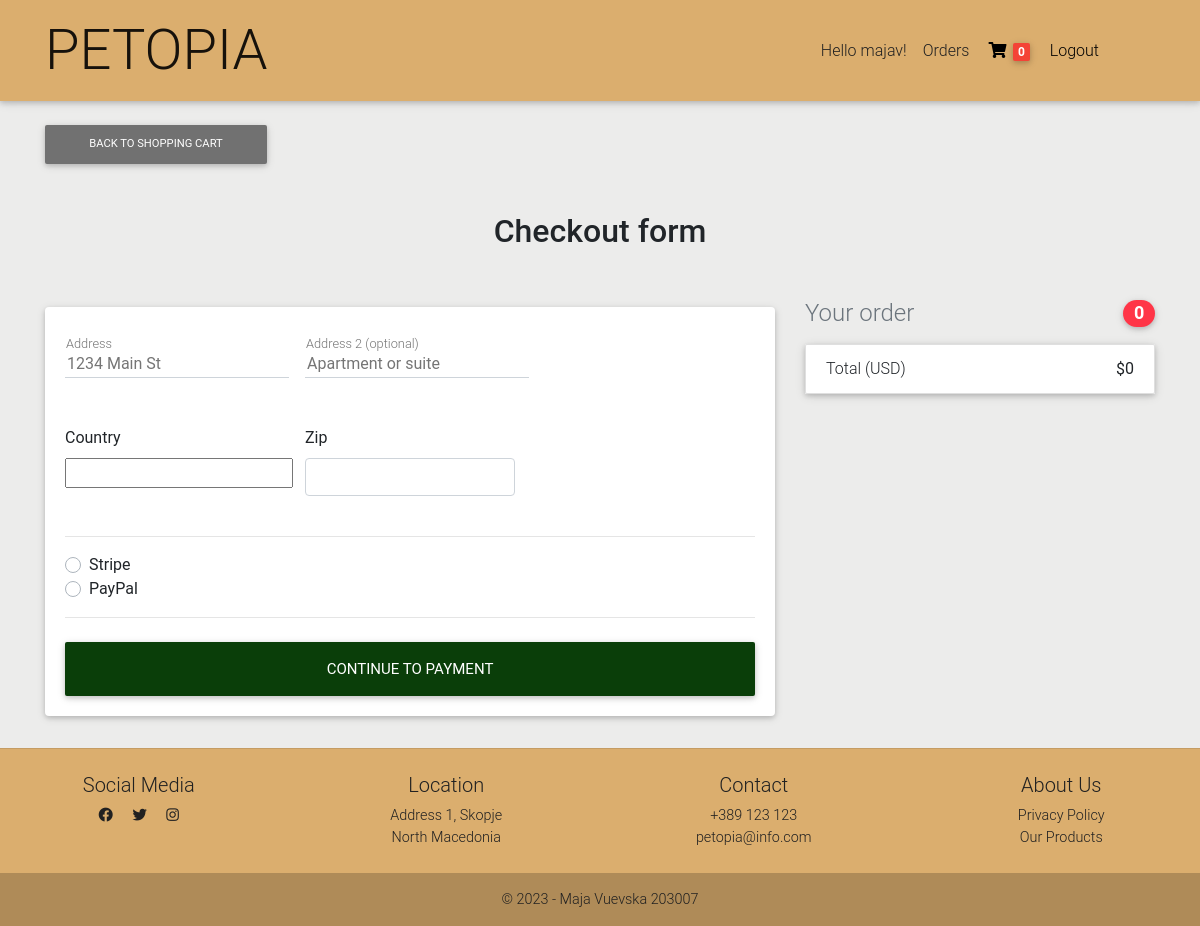
/checkout/ (signed in), run on an earlier commit of the app's database.
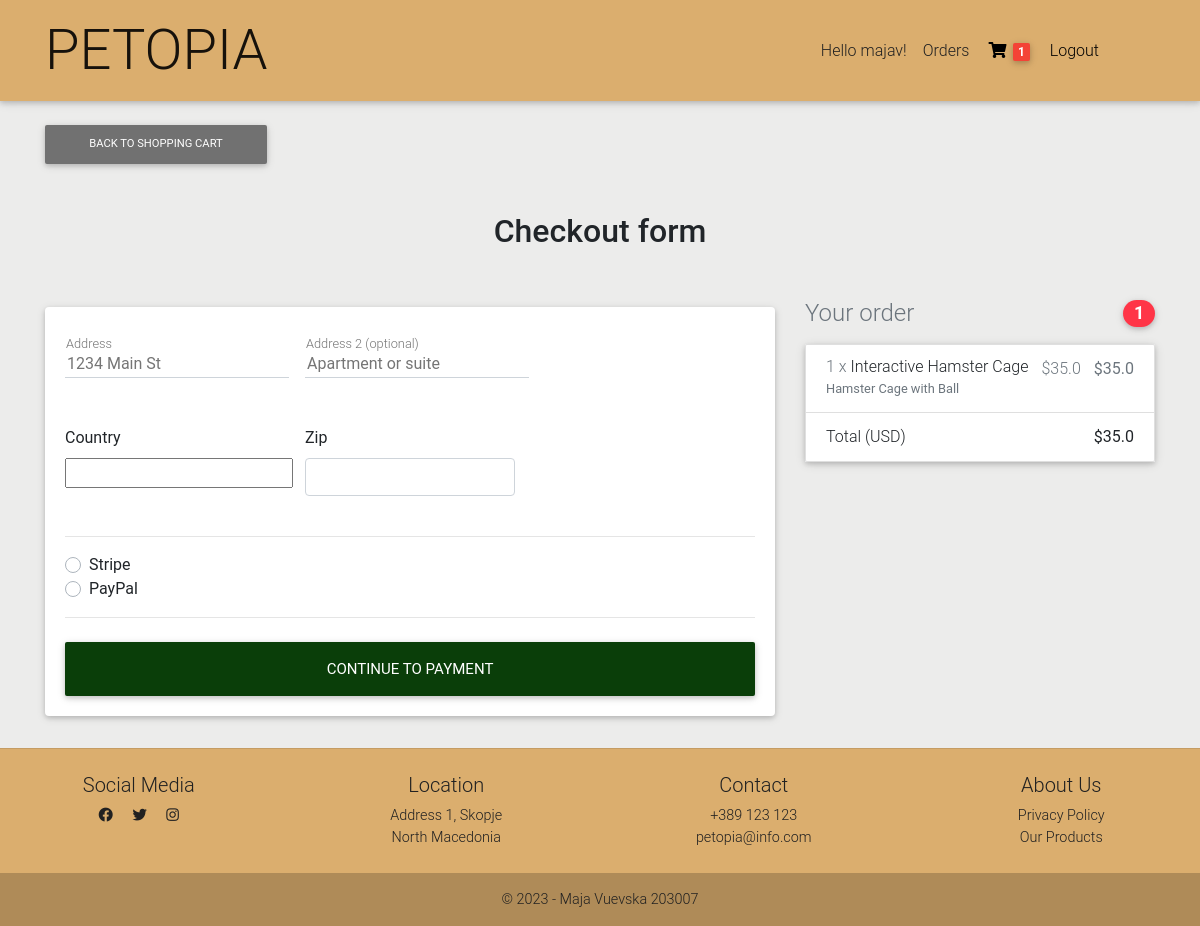
And on a later commit of the database.
### PetopiaApp/models.py (models this page shows, shortened)
class ShoppingCart(models.Model):
    user = models.ForeignKey(User, on_delete=models.CASCADE)
    date_created = models.DateTimeField(auto_now=True)
    date_ordered = models.DateTimeField(blank=True, null=True)
    ordered = models.BooleanField(default=False)
    items = models.ManyToManyField(CartItem)
    def get_total(self):
        total = 0
        for cart_item in self.items.all():
            total += cart_item.get_total_cart_item_price()
        return total
    def get_total_num_items(self):
        total = 0
        for cart_item in self.items.all():
            total += cart_item.quantity
        return total

class CartItem(models.Model):
    user = models.ForeignKey(User, on_delete=models.CASCADE, null=True, blank=True)
    product = models.ForeignKey(Product, on_delete=models.CASCADE)
    quantity = models.IntegerField(default=1)
    ordered = models.BooleanField(default=False)
    def get_total_cart_item_price(self):
        return self.quantity * self.product.price

class Product(models.Model):
    name = models.CharField(max_length=255)
    price = models.FloatField()
    image = models.ImageField(upload_to="images/product_images/", null=True)
    short_description = models.CharField(max_length=255)
    detailed_description = models.TextField()
    pet_category = models.ForeignKey(PetCategory, on_delete=models.CASCADE)
    product_category = models.CharField(max_length=10, choices=PRODUCT_CATEGORIES)
    brand = models.ForeignKey(Brand, on_delete=models.CASCADE)
    slug = models.SlugField()

### PetopiaApp/views.py (the view, shortened to what this page needs)
# urls.py: path('checkout/', checkout, name='checkout'),
@login_required(login_url="/accounts/login/?next=/")
def checkout(request):
    if request.method == 'GET':
        form = CheckoutForm()
        cart = ShoppingCart.objects.get(user=request.user, ordered=False)
        context = {'form': form, 'object': cart}
        return render(request, 'cart/checkout.html', context)

### PetopiaApp/forms.py
class CheckoutForm(forms.Form):
    street_address = forms.CharField(widget=forms.TextInput(attrs={
        'placeholder': '1234 Main St'
    }))
    apartment_address = forms.CharField(required=False, widget=forms.TextInput(attrs={
        'placeholder': 'Apartment or suite'
    }))
    country = CountryField(blank_label='(select country)').formfield(widget=CountrySelectWidget(
        attrs={'class': 'custom-select d-block w-100'})
    )
    zip = forms.CharField(widget=forms.TextInput(attrs={
        'class': 'form-control'
    }))
    same_shipping_address = forms.BooleanField(required=False)
    save_info = forms.BooleanField(required=False)
    payment_option = forms.ChoiceField(widget=forms.RadioSelect, choices=PAYMENT_CHOICES)

### PetopiaApp/templatetags/cart_template_tags.py (called while the page is built)
@register.filter
def cart_item_count(user):
    if user.is_authenticated:
        qs = ShoppingCart.objects.filter(user=user, ordered=False)
        if qs.exists():
            return qs[0].get_total_num_items()
    return 0

### PetopiaApp/templates/cart/checkout.html (shortened to what the changed rows need)
{% extends "base.html" %}
{% load cart_template_tags %}
{% block content %}
    <main class="pt-4">
        <div class="container wow fadeIn">
            <h2 class="my-5 h2 text-center">Checkout form</h2>
            <div class="row">
                <div class="col-md-8 mb-2 mt-2">
                    <div class="card">
                        <form class="card-body" method="POST">
                            <div class="d-block my-3">
                                {% for value, name in form.fields.payment_option.choices %}
                                    <div class="custom-control custom-radio">
                                        <label class="custom-control-label" for="{{ name }}">{{ name }}</label>
                                    </div>
                                {% endfor %}
                            </div>
                        </form>
                    </div>
                </div>
                <div class="col-md-4 mb-4">
                    <h4 class="d-flex justify-content-between align-items-center mb-3">
                        <span class="text-muted">Your order</span>
                        <span class="badge badge-danger badge-pill">{{ request.user|cart_item_count }}</span>
                    </h4>
                    <ul class="list-group mb-3 z-depth-1">
                        {% for item in object.items.all %}
                            <li class="list-group-item d-flex justify-content-between lh-condensed">
                                <div>
                                    <h6 class="my-0">
                                        <span class="text-muted">{{ item.quantity }} x</span>
                                        {{ item.product.name }}
                                    </h6>
                                    <small class="text-muted">{{ item.product.short_description }}</small>
                                </div>
                                <span class="text-muted">${{ item.product.price }}</span>
                                <span class="text-muted">
                                    <b>${{ item.get_total_cart_item_price }}</b>
                                </span>
                            </li>
                        {% endfor %}
                        <li class="list-group-item d-flex justify-content-between">
                            <span>Total (USD)</span>
                            <strong>${{ object.get_total }}</strong>
                        </li>
                    </ul>
                </div>
            </div>
        </div>
    </main>
{% endblock content %}

### PetopiaApp/templates/navbar.html (shortened to what this page needs)
{% load cart_template_tags %}
<nav class="navbar navbar-expand-lg navbar-light scrolling-navbar" style="background-color: #DBAE6E;">
    <div class="container">
        <a class="navbar-brand waves-effect" href="/">
            <strong class="display-4">PETOPIA</strong>
        </a>
        <div class="collapse navbar-collapse" id="navbarSupportedContent">
            <ul class="navbar-nav nav-flex-icons pr-5">
                {% if request.user.is_authenticated %}
                    <li class="nav-item">
                        <span class="text-dark nav-link waves-effect">
                            <span class="clearfix d-none d-sm-inline-block">Hello {{ request.user.username }}!</span>
                        </span>
                    </li>
                    <li class="nav-item">
                        <a class="text-dark nav-link waves-effect" href="{% url 'PetopiaApp:orders' %}">
                            <span class="clearfix d-none d-sm-inline-block">Orders</span>
                        </a>
                    </li>
                    <li class="nav-item">
                        <a href="{% url 'PetopiaApp:shopping_cart' %}" class="nav-link waves-effect">
                            <i class="fas fa-shopping-cart"></i>
                            <span class="badge red z-depth-1 mr-1"> {{ request.user|cart_item_count }} </span>
                        </a>
                    </li>
                    <li class="nav-item">
                        <a class="nav-link waves-effect" href="{% url 'logout' %}?next={{ request.path }}">
                            <span class="clearfix d-none d-sm-inline-block"> Logout </span>
                        </a>
                    </li>
                {% else %}
                    <li class="nav-item">
                        <a class="nav-link waves-effect" href="{% url 'login' %}?next={{ request.path }}">
                            <span class="clearfix d-none d-sm-inline-block"> Login </span>
                        </a>
                    </li>
                {% endif %}
            </ul>
        </div>
    </div>
</nav>

What changed in the data, as far as the page shows it:
added CartItem: quantity "1", product.name "Interactive Hamster Cage", product.short_description "Hamster Cage with Ball", product.price "35.0", get_total_cart_item_price "35.0"
computed for ShoppingCart: get_total "0" → "35.0"
Also different on the page:
{{ request.user|cart_item_count }}: "0" → "1"
